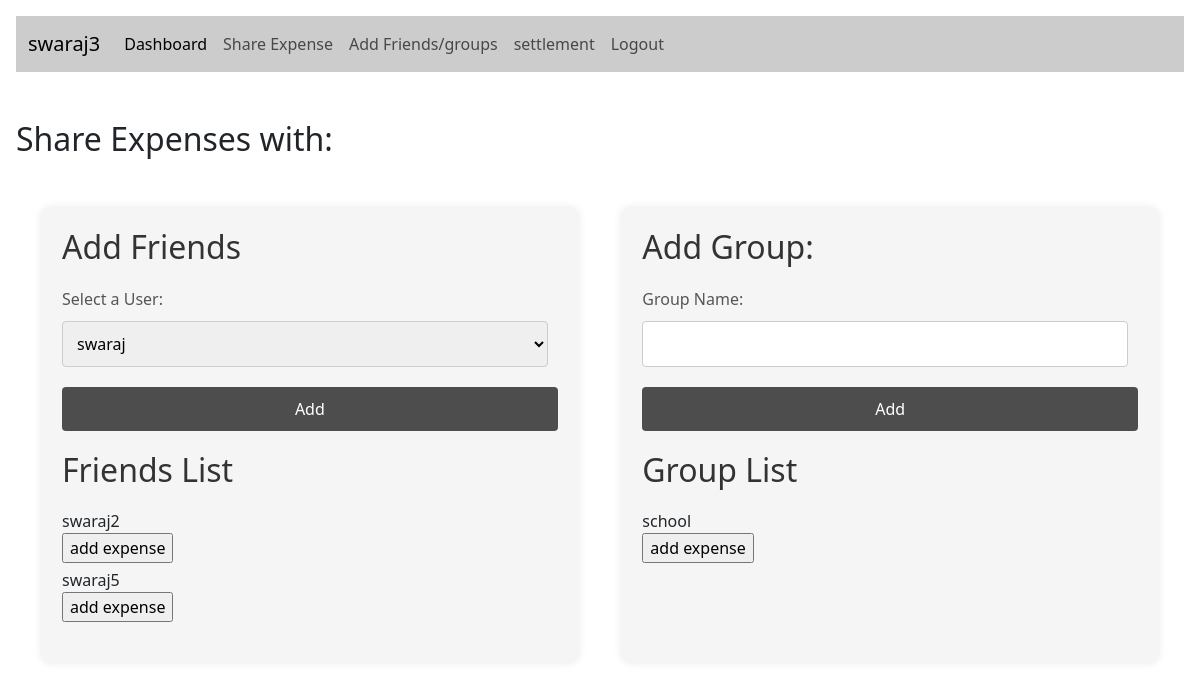
The app's page /index_view (signed in) with its own data.
### firstapp/models.py (models this page shows)
class CustomUser(AbstractUser):
    uid                 = models.BigAutoField(primary_key=True)
    username            = models.CharField(max_length=100, unique=True)
    password            = models.CharField(max_length=50)
    email               = models.EmailField(verbose_name="email", max_length=100, unique=True)
    phone_no            = models.CharField(max_length=12, null = True)
    total_balance       = models.BigIntegerField(default=0)
    def __str__(self):
        return self.username

class Friends_record(models.Model):
    id                  = models.AutoField(primary_key=True, default=None)
    uid                 = models.ForeignKey(settings.AUTH_USER_MODEL, on_delete=models.CASCADE, related_name='user')
    f_uid               = models.ForeignKey(settings.AUTH_USER_MODEL, on_delete=models.CASCADE, related_name='friend_releted_to_user', default = None)
    owe_amount          = models.BigIntegerField(default=0)
    class Meta:
        constraints = [
            models.UniqueConstraint(fields=['uid', 'f_uid'], name='friends_composite_primary_key')
        ]

class Group(models.Model):
    gid                 = models.BigAutoField(primary_key=True)
    uid                 = models.ForeignKey(settings.AUTH_USER_MODEL, on_delete=models.CASCADE)
    gname               = models.CharField(max_length=100, unique=True)

### firstapp/views.py (the view)
# urls.py: path('index_view', views.index_view, name="index_view"),
def index_view(request):
    print("Welcomm to index page")
    if request.user.is_authenticated:
        users = CustomUser.objects.all()  # Fetch all users from the database
        users = users.exclude(username = request.user)
        friend_list = Friends_record.objects.filter(uid = request.user)
        group_query_set = Group.objects.filter(uid = request.user)
        other_group_list = Group_data.objects.filter(mid = request.user)
        group_list = list(group_query_set)
        for group in other_group_list:
            temp = Group.objects.get(gname = group.gid.gname)
            if temp not in group_list:
                group_list.append(temp)
        return render(request, "index.html", {'users': users, 'friend_list' : friend_list, 'group_list' : group_list})
    return redirect("/login_view")

### templates/index.html (shortened to what this page needs)
{% extends 'home.html' %}
{% block content %}
    <br>
    <br>
    <h2>Share Expenses with:</h2>
    <div class="container">
        <div class="column">
            <h2>Add Friends</h2>
            <form action="add_friend" method="post">
                <label for="user_dropdown">Select a User:</label>
                <select id="user_dropdown" name="selected_value">
                    {% for user in users %}
                    <option value="{{ user.uid }}">{{ user.username }}</option>
                    {% endfor %}
                </select>
                <button type="submit">Add</button>
            </form>
            <div class="friend-group-links">
                <h2>Friends List</h2>
                {% for friend in friend_list %}
                <span style="display: inline-block; margin-right: 10px;">{{ friend.f_uid }}</span>
                <a href="friend_view/{{ friend.f_uid }}"><input type="button" value="add expense"></a>
                {% endfor %}
            </div>
        </div>
        <div class="column">
            <h2>Add Group:</h2>
            <form action="add_group" method="post">
                <label for="group_name">Group Name:</label>
                <input type="text" id="group_name" name="gname" required>
                <input type="submit" value="Add">
            </form>
            <div class="friend-group-links">
                <h2>Group List</h2>
                {% for group in group_list %}
                <span style="display: inline-block; margin-right: 10px;">{{ group.gname }}</span>
                <a href="group_view/{{group.gname}}"><input type="button" value="add expense"></a>
                {% endfor %}
            </div>
        </div>
    </div>
{% endblock %}

### templates/home.html (shortened to what this page needs)
<!doctype html>
<html lang="en">
<head>
    <link href="https://cdn.jsdelivr.net/npm/bootstrap@5.3.3/dist/css/bootstrap.min.css" rel="stylesheet">
    <link href="https://getbootstrap.com/docs/5.3/assets/css/docs.css" rel="stylesheet">
</head>
<body class="p-3 m-0 border-0 bd-example m-0 border-0">
    <nav class="navbar navbar-expand-lg navbar-light custom-navbar">
        <div class="container-fluid">
            <a class="navbar-brand" href="#">{{request.user}}</a>
            <div class="collapse navbar-collapse" id="navbarSupportedContent">
                <ul class="navbar-nav me-auto mb-2 mb-lg-0">
                    <li class="nav-item">
                        <a class="nav-link active" aria-current="page" href="/show_expenses">Dashboard</a>
                    </li>
                    <li class="nav-item">
                        <a class="nav-link" href="/index_view">Share Expense</a>
                    </li>
                    <li class="nav-item">
                        <a class="nav-link" href="/index_view">Add Friends/groups</a>
                    </li>
                    <li class="nav-item">
                        <a class="nav-link" href="/show_settlement_view">settlement</a>
                    </li>
                    <li class="nav-item">
                        <a class="nav-link" href="/logout_view" tabindex="-1">Logout</a>
                    </li>
                </ul>
            </div>
        </div>
    </nav>
    {% block content %}
    {% endblock %}
</body>
</html>

### templates/home.html (style rules this page uses)
.custom-navbar { background-color: #ccc; }

### templates/index.html (style rules this page uses)
.container { margin-top: 50px; display: flex; justify-content: space-between; }
.column { width: 48%; background-color: #f5f5f5; border-radius: 8px; padding: 20px; box-shadow: 0 0 10px rgba(0, 0, 0, 0.1); }
.column h2 { margin-bottom: 20px; color: #333; }
.column form, .column .friend-group-links { margin-bottom: 20px; }
.column label { display: block; margin-bottom: 10px; color: #555; }
.column select, .column input[type="text"] { width: calc(100% - 10px); padding: 10px; margin-bottom: 20px; border: 1px solid #ccc; border-radius: 4px; }
.column button, .column input[type="submit"] { width: 100%; padding: 10px; background-color: #4d4d4d; color: white; border: none; border-radius: 4px; cursor: pointer; transition: background-color 0.3s ease; }
.friend-group-links a { display: block; margin-bottom: 5px; text-decoration: none; color: #007bff; transition: color 0.3s ease; }

### records on screen
CustomUser: user "swaraj3"
Friends_record: f_uid "swaraj2"
Friends_record: f_uid "swaraj5"
Group: gname "school"

### other values on screen
form field selected_value "swaraj"
